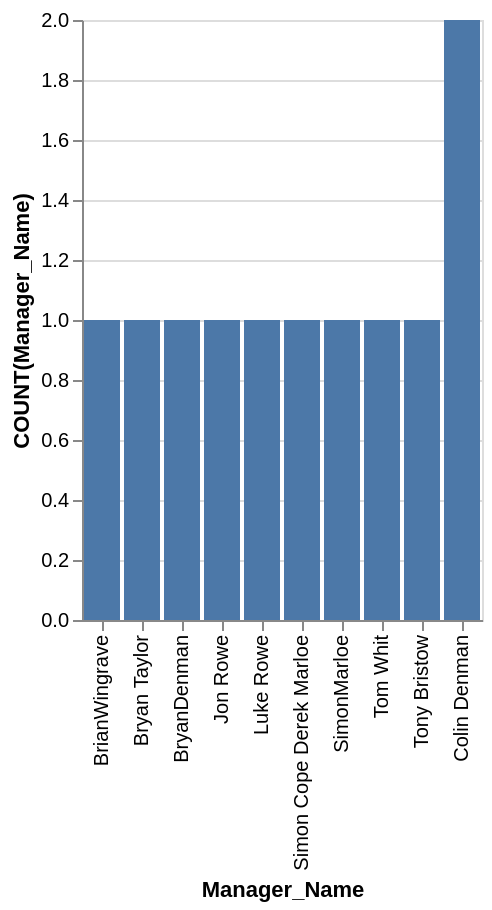

Describe this chart as a Vega-Lite specification.
### Vega-Lite specification from a JSON file in a GitHub repository (floating-point values rounded to 4 significant figures)
{"data": {"values": [{"x_data": "BrianWingrave", "y_data": 1}, {"x_data": "Bryan Taylor", "y_data": 1}, {"x_data": "BryanDenman", "y_data": 1}, {"x_data": "Jon Rowe", "y_data": 1}, {"x_data": "Luke Rowe", "y_data": 1}, {"x_data": "Simon Cope Derek Marloe", "y_data": 1}, {"x_data": "SimonMarloe", "y_data": 1}, {"x_data": "Tom Whit", "y_data": 1}, {"x_data": "Tony Bristow", "y_data": 1}, {"x_data": "Colin Denman", "y_data": 2}]}, "mark": "bar", "encoding": {"x": {"field": "x_data", "type": "nominal", "title": "Manager_Name", "sort": {"op": "sum", "field": "y_data", "order": "ascending"}}, "y": {"field": "y_data", "type": "quantitative", "title": "COUNT(Manager_Name)"}}}
